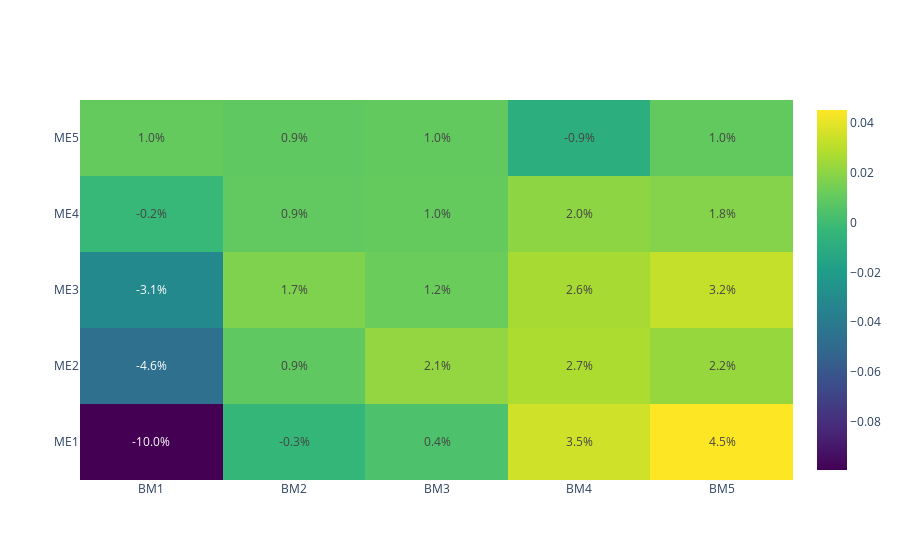

Here is the notebook cell this chart was saved with:
### Markdown cell above
Alpha Heat Map

### Code cell
trace = go.Heatmap(
    x=alphas.columns.to_list(),
    y=alphas.index.to_list(),
    z=alphas ,
    colorscale='Viridis',
    texttemplate="%{z:.1%}"
)
alpha_tbl = go.Figure(trace)
# alpha_tbl = largefig(alpha_tbl)
alpha_tbl.show()

### Figure 1 — Plotly figure (JSON) as saved in the notebook; plotly's stock layout.template omitted (floating-point values rounded to 4 significant figures)
{"data": [{"colorscale": [[0, "#440154"], [0.1111, "#482878"], [0.2222, "#3e4989"], [0.3333, "#31688e"], [0.4444, "#26828e"], [0.5556, "#1f9e89"], [0.6667, "#35b779"], [0.7778, "#6ece58"], [0.8889, "#b5de2b"], [1, "#fde725"]], "texttemplate": "%{z:.1%}", "type": "heatmap", "x": ["BM1", "BM2", "BM3", "BM4", "BM5"], "y": ["ME1", "ME2", "ME3", "ME4", "ME5"], "z": [[-0.0995, -0.003421, 0.003757, 0.03514, 0.04528], [-0.04617, 0.009233, 0.02147, 0.02746, 0.02233], [-0.03117, 0.01679, 0.01197, 0.02611, 0.03249], [-0.002361, 0.009488, 0.01027, 0.02032, 0.01806], [0.01031, 0.009112, 0.009761, -0.008944, 0.009822]]}], "layout": {}}
